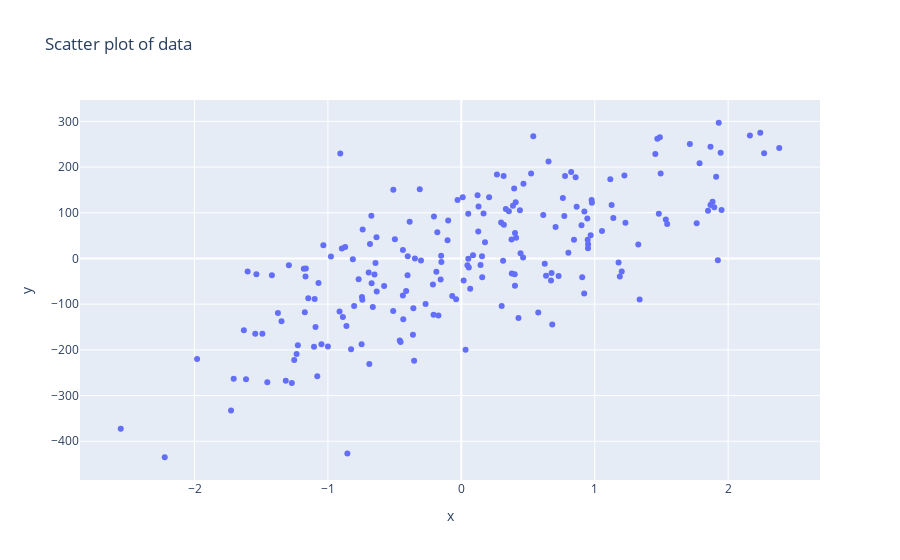

The code cell stored with this chart in its notebook:
### Code cell
X, y = make_regression(n_samples=200, n_features=1, n_informative=1,
                       n_targets=1, bias=7, noise=100, random_state=0)
fig = px.scatter(x=X.ravel(), y=y, title='Scatter plot of data')
fig.show()

### Figure 1 — Plotly figure (JSON) as saved in the notebook; plotly's stock layout.template omitted (floating-point values rounded to 4 significant figures; data arrays with more than 128 entries replaced by an {"elided": "..."} marker saying what was removed)
{"data": [{"hovertemplate": "x=%{x}<br>y=%{y}<extra></extra>", "legendgroup": "", "marker": {"color": "#636efa", "symbol": "circle"}, "mode": "markers", "name": "", "orientation": "v", "showlegend": false, "type": "scatter", "x": {"elided": "200 float values"}, "xaxis": "x", "y": {"elided": "200 float values"}, "yaxis": "y"}], "layout": {"legend": {"tracegroupgap": 0}, "title": {"text": "Scatter plot of data"}, "xaxis": {"anchor": "y", "domain": [0, 1], "title": {"text": "x"}}, "yaxis": {"anchor": "x", "domain": [0, 1], "title": {"text": "y"}}}}
